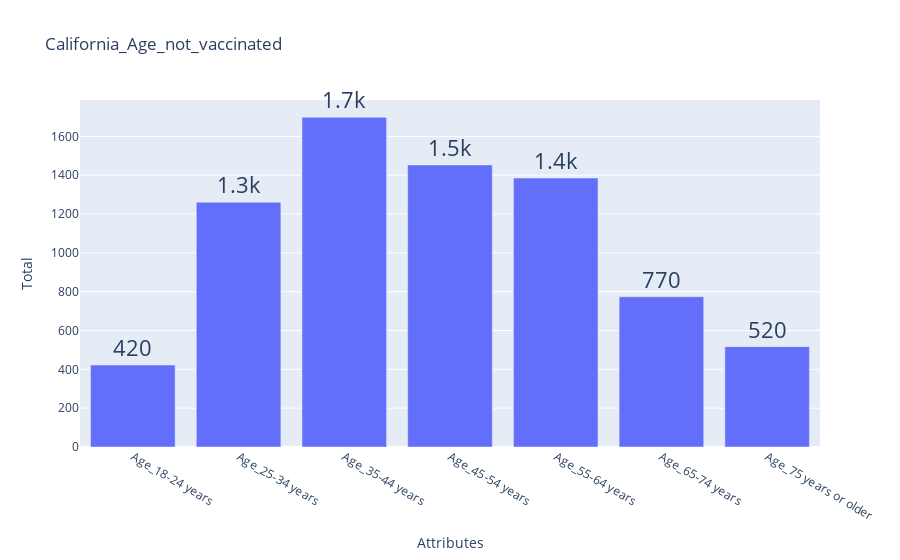

Notebook source saved alongside this figure:
### Code cell
import plotly.express as px
fig=px.bar(Age_Data,y='Total',x='Attributes',text_auto='.2s',
           title="California_Age_not_vaccinated")
fig.update_traces(textfont_size=22,textangle=0,textposition='outside',cliponaxis=False)
fig.show()

### Figure 1 — Plotly figure (JSON) as saved in the notebook; plotly's stock layout.template omitted (floating-point values rounded to 4 significant figures)
{"data": [{"alignmentgroup": "True", "cliponaxis": false, "hovertemplate": "Attributes=%{x}<br>Total=%{y}<extra></extra>", "legendgroup": "", "marker": {"color": "#636efa", "pattern": {"shape": ""}}, "name": "", "offsetgroup": "", "orientation": "v", "showlegend": false, "textangle": 0, "textfont": {"size": 22}, "textposition": "outside", "texttemplate": "%{y:.2s}", "type": "bar", "x": ["Age_18-24 years", "Age_25-34 years", "Age_35-44 years", "Age_45-54 years", "Age_55-64 years", "Age_65-74 years", "Age_75 years or older"], "xaxis": "x", "y": [422, 1261, 1698, 1453, 1385, 774, 517], "yaxis": "y"}], "layout": {"autosize": true, "barmode": "relative", "legend": {"tracegroupgap": 0}, "title": {"text": "California_Age_not_vaccinated"}, "xaxis": {"anchor": "y", "autorange": true, "domain": [0, 1], "range": [-0.5, 6.5], "title": {"text": "Attributes"}, "type": "category"}, "yaxis": {"anchor": "x", "autorange": true, "domain": [0, 1], "range": [0, 1787.0], "title": {"text": "Total"}, "type": "linear"}}}
